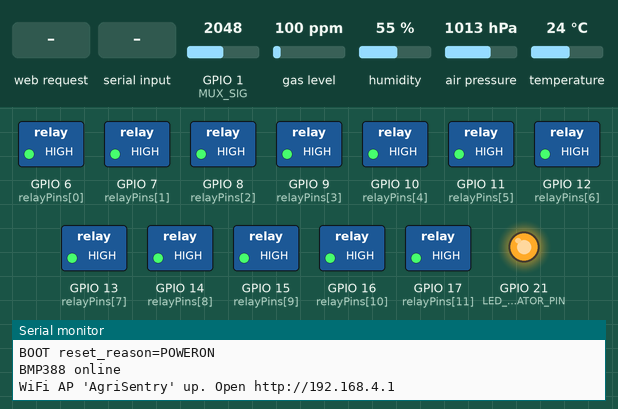
This program was run on a simulated ESP32-S3. Shown: switched loads named in the program (green lamp = pin HIGH), output pins drawn as LEDs (lit = HIGH), the last lines printed to the serial monitor. The inputs (shaded band) are chosen by the test bench; at power-on: GPIO 1 (MUX_SIG) = 2048, gas level 100 ppm, humidity 55 %, air pressure 1013 hPa, temperature 24 °C (analog values on the 0–4095 scale). Pins used as bus, display or sensor lines are not drawn.

Above: at 1.6 s.
1.7 s: HTTP request GET /api/relay?id=1&state=1 received
At 2.3 s:
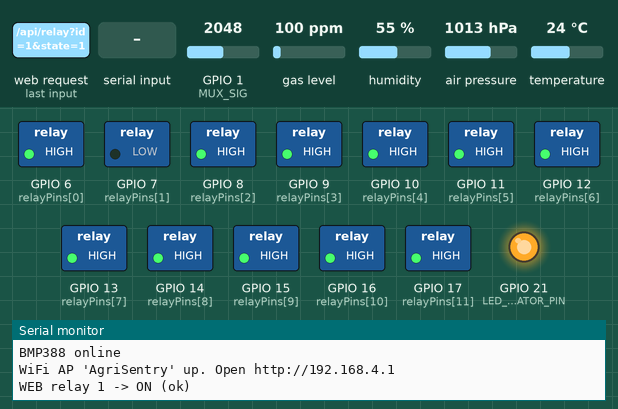
3.2 s: "k90\n" received over Serial
At 4.6 s:
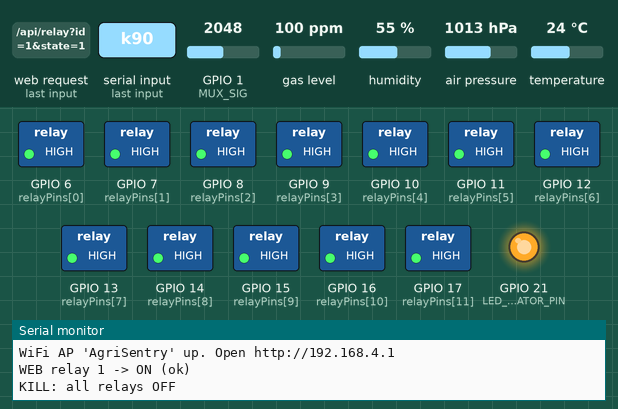
Timing chart, 0 to 6.2 s (numbered marks = the images above; inputs shaded):
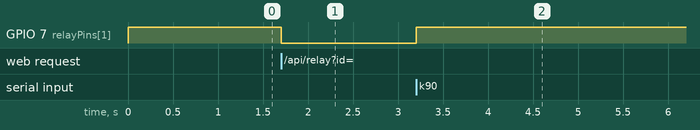

The program:

main.cpp
```cpp
/* ===========================================================================
 * ESP32-S3 Self-Hosted Web Dashboard (WiFi Access Point)
 *
 * The ESP32 creates its own WiFi network. Connect a phone/laptop to it and open
 * http://192.168.4.1 to see telemetry and control the relays. No internet or
 * router needed.
 *
 *   WiFi name : AgriSentry
 *   Password  : agrisentry123
 *   Address   : http://192.168.4.1
 *
 * Safety built in:
 *   - Pump is LOCKED at boot (unlock it from the page)
 *   - Pump only starts if a valve is already open
 *   - Only ONE valve open at a time
 *   - Pump stops before its valve closes
 *   - Valves/pump auto-shut after MAX_WET_ON_MS, light after LIGHT_MAX_MS
 *   - "ALL OFF" button and serial command 'k'
 * ========================================================================= */

#include <Arduino.h>
#include <WiFi.h>
#include <WebServer.h>
#include <Wire.h>
#include <Adafruit_Sensor.h>
#include <Adafruit_BMP3XX.h>
#include "esp_system.h"

// ----------------------------- WiFi settings -------------------------------
const char* AP_SSID = "AgriSentry";
const char* AP_PASS = "agrisentry123";     // must be 8+ characters

// ------------------------------- Pin map -----------------------------------
const int NUM_PODS   = 9;
const int NUM_RELAYS = 12;                 // 0-8 valves, 9 pump, 10 fan, 11 light
const int PUMP_ID = 9, FAN_ID = 10, LIGHT_ID = 11;
const bool RELAY_ACTIVE_LOW = true;

const int relayPins[NUM_RELAYS] = {6, 7, 8, 9, 10, 11, 12, 13, 14, 15, 16, 17};

const int MUX_SIG    = 1;
const int MUX_SEL[4] = {2, 3, 4, 5};

const int BMP_SDA = 41;
const int BMP_SCL = 40;

const int PI_UART_RX = 44;
const int PI_UART_TX = 43;

const int LED_INDICATOR_PIN = 21;          // active-LOW

// --------------------------- Calibration & limits --------------------------
int dryADC[NUM_PODS] = {2483, 2483, 2483, 2483, 2483, 2483, 2483, 2483, 2483};
int wetADC[NUM_PODS] = {1120, 1120, 1120, 1120, 1120, 1120, 1120, 1120, 1120};
const int ADC_FAULT_LOW  = 150;
const int ADC_FAULT_HIGH = 4000;
const int ADC_SAMPLES    = 9;

const unsigned long MAX_WET_ON_MS  = 30UL * 1000UL;        // valve/pump auto-off
const unsigned long LIGHT_MAX_MS   = 5UL * 60UL * 1000UL;  // light auto-off
const unsigned long SM_INTERVAL_MS  = 3000;
const unsigned long BMP_INTERVAL_MS = 5000;
const float FAN_ON_TEMP  = 35.0f;
const float FAN_OFF_TEMP = 32.0f;

// -------------------------------- State ------------------------------------
WebServer server(80);
Adafruit_BMP3XX bmp;
bool  bmpAvailable = false;
float tempC = 0, pressHpa = 0;

bool          relayState[NUM_RELAYS] = {false};
unsigned long onSince[NUM_RELAYS]    = {0};
bool pumpLocked = true;
bool fanAuto    = false;

int   rawADC[NUM_PODS];
float moisture[NUM_PODS];                  // -1 = fault
unsigned long lastSm = 0, lastBmp = 0;

// ------------------------------- Helpers -----------------------------------
void hw(int id, bool on) {                 // low-level relay write
  digitalWrite(relayPins[id], (on == RELAY_ACTIVE_LOW) ? LOW : HIGH);
  if (on && !relayState[id]) onSince[id] = millis();
  relayState[id] = on;
}

void initRelays() {
  for (int i = 0; i < NUM_RELAYS; i++) {
    digitalWrite(relayPins[i], RELAY_ACTIVE_LOW ? HIGH : LOW);   // OFF first
    pinMode(relayPins[i], OUTPUT);
    hw(i, false);
  }
}

int openValve() {
  for (int i = 0; i < NUM_PODS; i++) if (relayState[i]) return i;
  return -1;
}

void allOff() {
  if (relayState[PUMP_ID]) { hw(PUMP_ID, false); delay(150); }
  for (int i = 0; i < NUM_RELAYS; i++) hw(i, false);
}

// Applies safety rules. Returns false and fills err if refused.
bool setRelay(int id, bool on, String &err) {
  if (id < 0 || id >= NUM_RELAYS) { err = "bad relay id"; return false; }

  if (on) {
    if (id == PUMP_ID) {
      if (pumpLocked)        { err = "Pump is locked. Unlock it first.";   return false; }
      if (openValve() < 0)   { err = "Open a valve before the pump.";      return false; }
      delay(150);                                   // valve leads pump
      hw(PUMP_ID, true);
    } else if (id < NUM_PODS) {
      int other = openValve();
      if (other >= 0 && other != id) {              // one valve at a time
        if (relayState[PUMP_ID]) { hw(PUMP_ID, false); delay(150); }
        hw(other, false);
      }
      hw(id, true);
    } else {
      if (id == FAN_ID) fanAuto = false;            // manual overrides auto
      hw(id, true);
    }
  } else {
    if (id < NUM_PODS && relayState[PUMP_ID]) {     // pump stops before valve closes
      hw(PUMP_ID, false);
      delay(150);
    }
    if (id == FAN_ID) fanAuto = false;
    hw(id, false);
  }
  return true;
}

const char* resetReasonName(esp_reset_reason_t r) {
  switch (r) {
    case ESP_RST_POWERON:   return "POWERON";
    case ESP_RST_SW:        return "SOFTWARE";
    case ESP_RST_PANIC:     return "PANIC";
    case ESP_RST_INT_WDT:   return "INT_WDT";
    case ESP_RST_TASK_WDT:  return "TASK_WDT";
    case ESP_RST_WDT:       return "WDT";
    case ESP_RST_DEEPSLEEP: return "DEEPSLEEP";
    case ESP_RST_BROWNOUT:  return "BROWNOUT";
    default:                return "OTHER";
  }
}

// ------------------------------ Sensors ------------------------------------
int readMuxRaw(int ch) {
  for (int i = 0; i < 4; i++) digitalWrite(MUX_SEL[i], (ch >> i) & 1);
  delayMicroseconds(80);
  return analogRead(MUX_SIG);
}

int readMuxMedian(int ch) {
  int s[ADC_SAMPLES];
  for (int i = 0; i < ADC_SAMPLES; i++) { s[i] = readMuxRaw(ch); delay(2); }
  for (int i = 1; i < ADC_SAMPLES; i++) {
    int k = s[i], j = i - 1;
    while (j >= 0 && s[j] > k) { s[j + 1] = s[j]; j--; }
    s[j + 1] = k;
  }
  return s[ADC_SAMPLES / 2];
}

void readAllMoisture() {
  for (int i = 0; i < NUM_PODS; i++) {
    int raw = readMuxMedian(i);
    rawADC[i] = raw;
    int span = dryADC[i] - wetADC[i];
    if (raw < ADC_FAULT_LOW || raw > ADC_FAULT_HIGH || span == 0) {
      moisture[i] = -1.0f;
    } else {
      moisture[i] = constrain((float)(dryADC[i] - raw) / span * 100.0f, 0.0f, 100.0f);
    }
  }
}

void initBmp() {
  Wire.begin(BMP_SDA, BMP_SCL);
  Wire.setTimeOut(30);                               // never hang the bus
  const uint8_t addrs[2] = {0x76, 0x77};
  for (uint8_t a : addrs) {
    Wire.beginTransmission(a);
    if (Wire.endTransmission() == 0 && bmp.begin_I2C(a, &Wire)) {
      bmpAvailable = true;
      bmp.setTemperatureOversampling(BMP3_OVERSAMPLING_8X);
      bmp.setPressureOversampling(BMP3_OVERSAMPLING_4X);
      return;
    }
  }
}

// ------------------------------ Web page -----------------------------------
const char INDEX_HTML[] PROGMEM = R"rawliteral(
<!DOCTYPE html><html><head><meta charset="utf-8">
<meta name="viewport" content="width=device-width,initial-scale=1">
<title>AgriSentry</title>
<style>
:root{--bg:#0f1a14;--card:#182820;--tx:#e6f2ea;--mut:#8fae9b;--ok:#3ddc84;--warn:#ffb74d;--bad:#ff5252;--ac:#2e8b57}
*{box-sizing:border-box}
body{margin:0;font-family:system-ui,Segoe UI,Roboto,sans-serif;background:var(--bg);color:var(--tx);padding:12px;max-width:900px;margin:auto}
h1{font-size:1.3rem;margin:4px 0}
.top{display:flex;justify-content:space-between;align-items:center;flex-wrap:wrap;gap:6px}
#st{font-size:.85rem;color:var(--mut)}
.grid{display:grid;gap:10px;grid-template-columns:repeat(auto-fit,minmax(130px,1fr));margin:10px 0}
.card{background:var(--card);border-radius:10px;padding:10px}
.card small{color:var(--mut);display:block;font-size:.75rem}
.card b{font-size:1.2rem}
h2{font-size:1rem;margin:16px 0 4px;color:var(--mut)}
.pod .ph{display:flex;justify-content:space-between;margin-bottom:6px}
.bar{height:8px;background:#0b140f;border-radius:4px;overflow:hidden}
.bar i{display:block;height:100%;width:0;background:var(--ok);transition:width .4s}
.raw{font-size:.7rem;color:var(--mut);margin:4px 0 8px}
button{width:100%;padding:9px;border:0;border-radius:8px;background:#26382e;color:var(--tx);font-size:.9rem;cursor:pointer}
button.on{background:var(--ac)}
button.danger{background:var(--bad);font-weight:700}
button.warn{background:var(--warn);color:#222}
.row{display:grid;gap:10px;grid-template-columns:repeat(auto-fit,minmax(130px,1fr))}
</style></head><body>
<div class="top"><h1>AgriSentry Control</h1><span id="st">connecting...</span></div>

<div class="grid">
 <div class="card"><small>Temperature</small><b id="t">--</b></div>
 <div class="card"><small>Pressure</small><b id="p">--</b></div>
 <div class="card"><small>Uptime</small><b id="up">--</b></div>
 <div class="card"><small>Free heap</small><b id="hp">--</b></div>
 <div class="card"><small>Last reset</small><b id="rr">--</b></div>
 <div class="card"><small>WiFi clients</small><b id="cl">--</b></div>
</div>

<h2>Soil moisture and valves (one valve at a time)</h2>
<div class="grid" id="pods"></div>

<h2>Auxiliary</h2>
<div class="row">
 <button id="r9"  onclick="tg(9)">Pump OFF</button>
 <button id="r10" onclick="tg(10)">Fan OFF</button>
 <button id="r11" onclick="tg(11)">Light OFF</button>
</div>
<div class="row" style="margin-top:10px">
 <button id="pl" onclick="pl()">Pump LOCKED</button>
 <button id="fa" onclick="fa()">Fan auto: OFF</button>
 <button class="danger" onclick="ao()">ALL OFF</button>
</div>

<script>
const $=id=>document.getElementById(id);
let S=null;
(function(){let h='';for(let i=0;i<9;i++)h+=
'<div class="card pod"><div class="ph"><b>P-0'+(i+1)+'</b><span id="sm'+i+'">--</span></div>'+
'<div class="bar"><i id="bar'+i+'"></i></div><div class="raw" id="raw'+i+'"></div>'+
'<button id="r'+i+'" onclick="tg('+i+')">Valve OFF</button></div>';
$('pods').innerHTML=h;})();

function fmt(s){const h=Math.floor(s/3600),m=Math.floor(s%3600/60);return h+'h '+m+'m '+(s%60)+'s';}
function setBtn(id,label,on){const b=$(id);b.textContent=label+(on?' ON':' OFF');b.className=on?'on':'';}

function render(d){
 S=d;
 $('t').textContent=d.bmp?d.temp.toFixed(1)+' C':'no sensor';
 $('p').textContent=d.bmp?d.press.toFixed(1)+' hPa':'no sensor';
 $('up').textContent=fmt(d.up);
 $('hp').textContent=Math.round(d.heap/1024)+' KB';
 $('rr').textContent=d.rr;
 $('cl').textContent=d.clients;
 for(let i=0;i<9;i++){
  const v=d.sm[i];
  $('sm'+i).textContent=v===null?'FAULT':v.toFixed(1)+'%';
  $('bar'+i).style.width=(v===null?0:v)+'%';
  $('raw'+i).textContent='raw '+d.raw[i];
  setBtn('r'+i,'Valve',d.relays[i]);
 }
 setBtn('r9','Pump',d.relays[9]);
 setBtn('r10','Fan',d.relays[10]);
 setBtn('r11','Light',d.relays[11]);
 const pl=$('pl');pl.textContent=d.pumpLock?'Pump LOCKED (tap to unlock)':'Pump UNLOCKED (tap to lock)';
 pl.className=d.pumpLock?'':'warn';
 const fa=$('fa');fa.textContent='Fan auto: '+(d.fanAuto?'ON':'OFF');fa.className=d.fanAuto?'on':'';
}

async function call(path){
 try{const r=await fetch(path);const j=await r.json();if(j.ok===false)alert(j.err);}
 catch(e){alert('Connection lost');}
 refresh();
}
function tg(id){if(!S)return;call('/api/relay?id='+id+'&state='+(S.relays[id]?0:1));}
function pl(){if(!S)return;call('/api/pumplock?state='+(S.pumpLock?0:1));}
function fa(){if(!S)return;call('/api/fanauto?state='+(S.fanAuto?0:1));}
function ao(){call('/api/alloff');}

async function refresh(){
 try{const r=await fetch('/api/status');render(await r.json());$('st').textContent='online';}
 catch(e){$('st').textContent='offline - reconnect to WiFi';}
}
refresh();setInterval(refresh,2000);
</script></body></html>
)rawliteral";

// ------------------------------ API handlers -------------------------------
void sendJson(const String& body) {
  server.sendHeader("Cache-Control", "no-store");
  server.send(200, "application/json", body);
}

void handleStatus() {
  String j = "{";
  j += "\"up\":" + String(millis() / 1000UL);
  j += ",\"heap\":" + String(ESP.getFreeHeap());
  j += ",\"rr\":\"" + String(resetReasonName(esp_reset_reason())) + "\"";
  j += ",\"clients\":" + String(WiFi.softAPgetStationNum());
  j += ",\"bmp\":" + String(bmpAvailable ? "true" : "false");
  j += ",\"temp\":" + String(tempC, 2);
  j += ",\"press\":" + String(pressHpa, 2);
  j += ",\"pumpLock\":" + String(pumpLocked ? "true" : "false");
  j += ",\"fanAuto\":" + String(fanAuto ? "true" : "false");
  j += ",\"relays\":[";
  for (int i = 0; i < NUM_RELAYS; i++) { j += relayState[i] ? "1" : "0"; if (i < NUM_RELAYS - 1) j += ","; }
  j += "],\"raw\":[";
  for (int i = 0; i < NUM_PODS; i++) { j += String(rawADC[i]); if (i < NUM_PODS - 1) j += ","; }
  j += "],\"sm\":[";
  for (int i = 0; i < NUM_PODS; i++) {
    j += (moisture[i] < 0) ? String("null") : String(moisture[i], 1);
    if (i < NUM_PODS - 1) j += ",";
  }
  j += "]}";
  sendJson(j);
}

void handleRelay() {
  if (!server.hasArg("id") || !server.hasArg("state")) { sendJson("{\"ok\":false,\"err\":\"missing args\"}"); return; }
  int id = server.arg("id").toInt();
  bool on = server.arg("state").toInt() == 1;
  String err;
  bool ok = setRelay(id, on, err);
  Serial.printf("WEB relay %d -> %s (%s)\n", id, on ? "ON" : "OFF", ok ? "ok" : err.c_str());
  sendJson(ok ? String("{\"ok\":true}") : "{\"ok\":false,\"err\":\"" + err + "\"}");
}

void handlePumpLock() {
  pumpLocked = server.arg("state").toInt() == 1;
  if (pumpLocked && relayState[PUMP_ID]) hw(PUMP_ID, false);
  Serial.printf("WEB pump lock = %d\n", pumpLocked);
  sendJson("{\"ok\":true}");
}

void handleFanAuto() {
  fanAuto = server.arg("state").toInt() == 1;
  if (fanAuto && !bmpAvailable) { fanAuto = false; sendJson("{\"ok\":false,\"err\":\"No BMP388 sensor, auto fan unavailable.\"}"); return; }
  sendJson("{\"ok\":true}");
}

void handleAllOff() {
  allOff();
  Serial.println("WEB ALL OFF");
  sendJson("{\"ok\":true}");
}

// ------------------------------- Arduino -----------------------------------
void setup() {
  initRelays();                                      // everything OFF first

  Serial.begin(115200, SERIAL_8N1, PI_UART_RX, PI_UART_TX);
  delay(300);
  Serial.printf("\nBOOT reset_reason=%s\n", resetReasonName(esp_reset_reason()));

  pinMode(LED_INDICATOR_PIN, OUTPUT);
  digitalWrite(LED_INDICATOR_PIN, HIGH);

  for (int i = 0; i < 4; i++) { pinMode(MUX_SEL[i], OUTPUT); digitalWrite(MUX_SEL[i], LOW); }
  analogReadResolution(12);
  pinMode(MUX_SIG, INPUT);
  analogSetPinAttenuation(MUX_SIG, ADC_11db);
  for (int i = 0; i < NUM_PODS; i++) { rawADC[i] = 0; moisture[i] = -1.0f; }

  initBmp();
  Serial.printf("BMP388 %s\n", bmpAvailable ? "online" : "offline");

  // WiFi AP, started after relays/sensors so a power dip can't leave a relay on
  WiFi.mode(WIFI_AP);
  WiFi.softAP(AP_SSID, AP_PASS, 1, 0, 4);            // channel 1, visible, 4 clients max
  Serial.printf("WiFi AP '%s' up. Open http://%s\n", AP_SSID, WiFi.softAPIP().toString().c_str());

  server.on("/", []() { server.send(200, "text/html", INDEX_HTML); });
  server.on("/api/status",   handleStatus);
  server.on("/api/relay",    handleRelay);
  server.on("/api/pumplock", handlePumpLock);
  server.on("/api/fanauto",  handleFanAuto);
  server.on("/api/alloff",   handleAllOff);
  server.begin();

  readAllMoisture();
}

void loop() {
  server.handleClient();

  // Serial kill switch
  while (Serial.available()) {
    char c = Serial.read();
    if (c == 'k' || c == 'K') { allOff(); Serial.println("KILL: all relays OFF"); }
  }

  unsigned long now = millis();

  // Auto-shutoff timers
  if (relayState[PUMP_ID] && now - onSince[PUMP_ID] > MAX_WET_ON_MS) {
    hw(PUMP_ID, false);
    Serial.println("AUTO-OFF: pump max time");
  }
  for (int i = 0; i < NUM_PODS; i++) {
    if (relayState[i] && now - onSince[i] > MAX_WET_ON_MS) {
      if (relayState[PUMP_ID]) { hw(PUMP_ID, false); delay(150); }
      hw(i, false);
      Serial.printf("AUTO-OFF: valve %d max time\n", i + 1);
    }
  }
  if (relayState[LIGHT_ID] && now - onSince[LIGHT_ID] > LIGHT_MAX_MS) {
    hw(LIGHT_ID, false);
    Serial.println("AUTO-OFF: light max time");
  }

  // Sensors
  if (now - lastSm >= SM_INTERVAL_MS) {
    lastSm = now;
    readAllMoisture();
  }
  if (bmpAvailable && now - lastBmp >= BMP_INTERVAL_MS) {
    lastBmp = now;
    if (bmp.performReading()) {
      tempC = bmp.temperature;
      pressHpa = bmp.pressure / 100.0f;
      if (fanAuto) {
        if (tempC >= FAN_ON_TEMP)       hw(FAN_ID, true);
        else if (tempC <= FAN_OFF_TEMP) hw(FAN_ID, false);
      }
    }
  }

  delay(2);
}
```

Measured:
- after the input at 1.7 s, GPIO 7 (relayPins[1]): HIGH → LOW at once
- after the input at 3.2 s, GPIO 7 (relayPins[1]): LOW → HIGH at once
